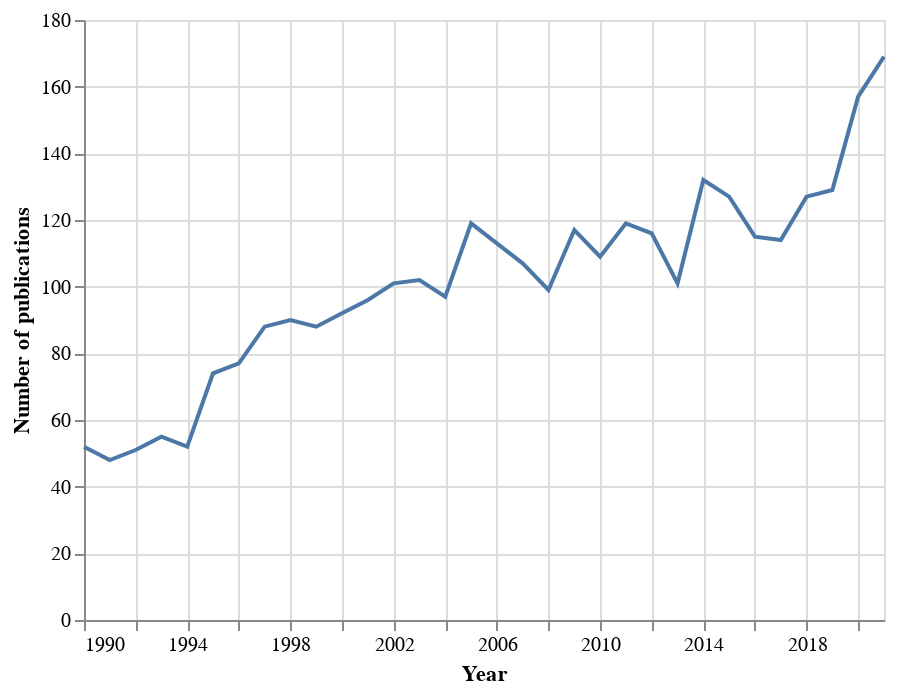

Write notebook code for a chart like this one.
### Code cell
pub_num = alt.Chart(pub_num_df).mark_line().encode(
    x = 'Year',
    y = alt.Y(
        'Number of Publications',
        title = 'Number of publications'
    )
)

pub_num

### Figure 1 — Vega-Lite specification as saved in the notebook (floating-point values rounded to 4 significant figures)
{"config": {"view": {"continuousWidth": 400, "continuousHeight": 300}}, "data": {"name": "data-b7f3aaa84c9a378b397f1bfa51787558"}, "mark": "line", "encoding": {"x": {"field": "Year", "type": "temporal"}, "y": {"field": "Number of Publications", "title": "Number of publications", "type": "quantitative"}}, "$schema": "https://vega.github.io/schema/vega-lite/v4.17.0.json", "datasets": {"data-b7f3aaa84c9a378b397f1bfa51787558": [{"Year": "1990-01-01T00:00:00", "Number of Publications": 52}, {"Year": "1991-01-01T00:00:00", "Number of Publications": 48}, {"Year": "1992-01-01T00:00:00", "Number of Publications": 51}, {"Year": "1993-01-01T00:00:00", "Number of Publications": 55}, {"Year": "1994-01-01T00:00:00", "Number of Publications": 52}, {"Year": "1995-01-01T00:00:00", "Number of Publications": 74}, {"Year": "1996-01-01T00:00:00", "Number of Publications": 77}, {"Year": "1997-01-01T00:00:00", "Number of Publications": 88}, {"Year": "1998-01-01T00:00:00", "Number of Publications": 90}, {"Year": "1999-01-01T00:00:00", "Number of Publications": 88}, {"Year": "2000-01-01T00:00:00", "Number of Publications": 92}, {"Year": "2001-01-01T00:00:00", "Number of Publications": 96}, {"Year": "2002-01-01T00:00:00", "Number of Publications": 101}, {"Year": "2003-01-01T00:00:00", "Number of Publications": 102}, {"Year": "2004-01-01T00:00:00", "Number of Publications": 97}, {"Year": "2005-01-01T00:00:00", "Number of Publications": 119}, {"Year": "2006-01-01T00:00:00", "Number of Publications": 113}, {"Year": "2007-01-01T00:00:00", "Number of Publications": 107}, {"Year": "2008-01-01T00:00:00", "Number of Publications": 99}, {"Year": "2009-01-01T00:00:00", "Number of Publications": 117}, {"Year": "2010-01-01T00:00:00", "Number of Publications": 109}, {"Year": "2011-01-01T00:00:00", "Number of Publications": 119}, {"Year": "2012-01-01T00:00:00", "Number of Publications": 116}, {"Year": "2013-01-01T00:00:00", "Number of Publications": 101}, {"Year": "2014-01-01T00:00:00", "Number of Publications": 132}, {"Year": "2015-01-01T00:00:00", "Number of Publications": 127}, {"Year": "2016-01-01T00:00:00", "Number of Publications": 115}, {"Year": "2017-01-01T00:00:00", "Number of Publications": 114}, {"Year": "2018-01-01T00:00:00", "Number of Publications": 127}, {"Year": "2019-01-01T00:00:00", "Number of Publications": 129}, {"Year": "2020-01-01T00:00:00", "Number of Publications": 157}, {"Year": "2021-01-01T00:00:00", "Number of Publications": 169}]}}
